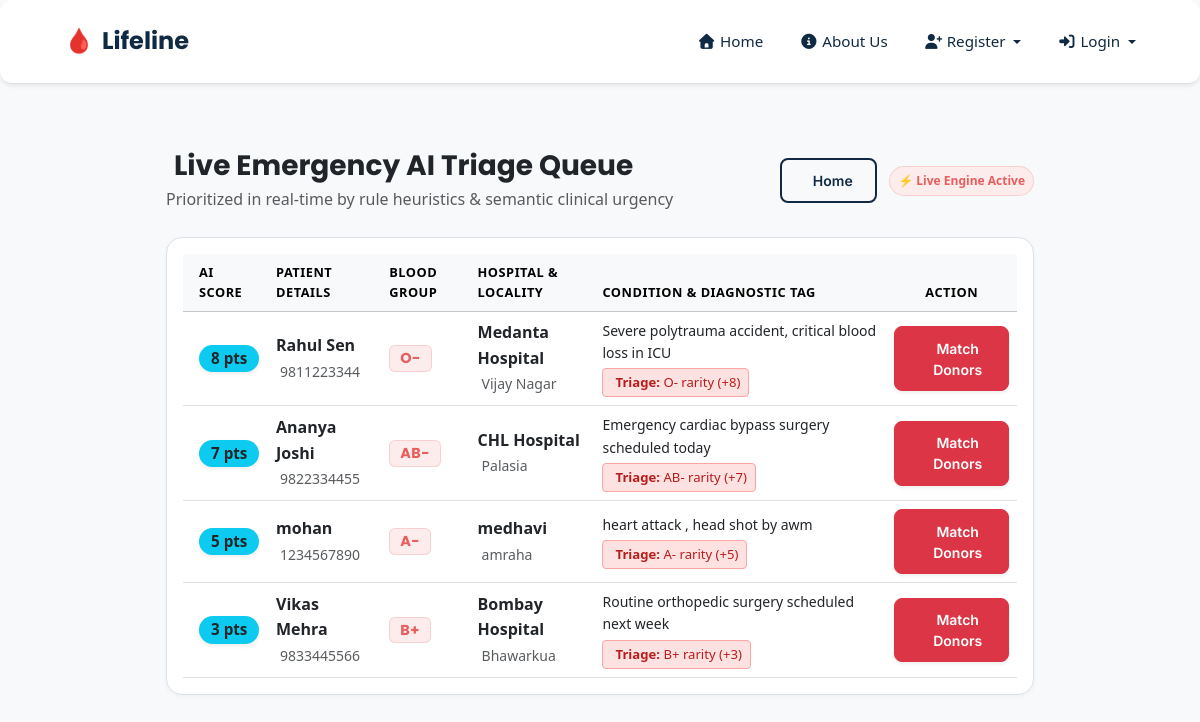
Page /priority-queue/ on the earlier database version.
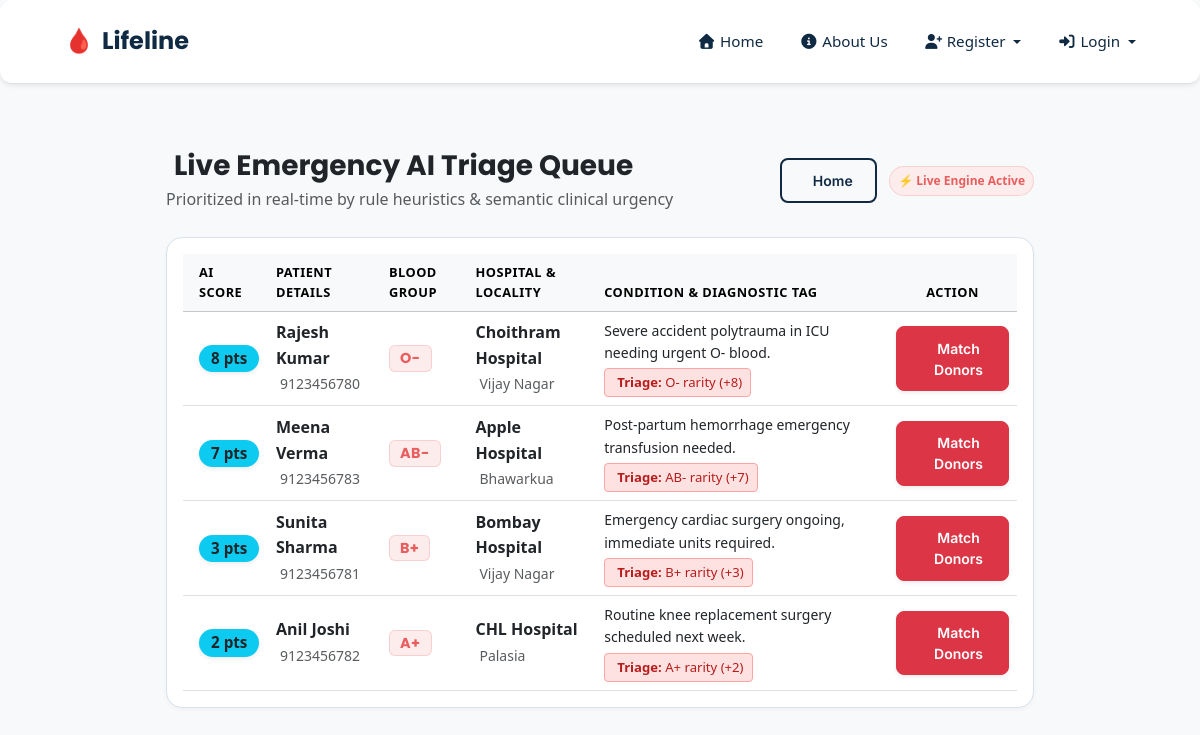
Same page on the later database version.
### bank_app/models.py (models this page shows, shortened)
class PatientDetails(models.Model):
    patient_name = models.CharField(max_length=45)
    patient_phone = models.CharField(max_length=13)
    patient_email = models.EmailField(max_length=45, primary_key=True)
    password = models.CharField(max_length=20)
    required_blood_group = models.CharField(max_length=5)
    locality = models.CharField(max_length=100, default="")
    condition = models.TextField(blank=True, null=True)
    hospital = models.CharField(max_length=100, default="")
    medical_report = models.FileField(upload_to="medicalReports", null=True, blank=True)
    is_approved = models.BooleanField(default=False)

### bank_app/views.py (the view)
# urls.py: path('priority-queue/', views.admin_priority_dashboard, name='admin_priority_dashboard'),
def admin_priority_dashboard(request):
    patients_qs = PatientDetails.objects.all()
    ranked_patients = []
    for p in patients_qs:
        base_res = priority_score(
            blood_req=p.required_blood_group,
            notes=p.condition or "",
            created_at=None
        )
        llm_res = extract_cohere_urgency(p.condition or "")
        total_score = base_res["score"] + llm_res.get("score_boost", 0)
        reasons = [base_res["reason"]]
        if llm_res.get("reason_tag"):
            reasons.append(llm_res["reason_tag"])
        ranked_patients.append({
            "patient_name": p.patient_name,
            "patient_phone": p.patient_phone,
            "patient_email": p.patient_email,
            "required_blood_group": p.required_blood_group,
            "locality": p.locality,
            "condition": p.condition,
            "hospital": p.hospital,
            "priority_score": total_score,
            "priority_reason": " | ".join(reasons)
        })
    ranked_patients.sort(key=lambda x: x["priority_score"], reverse=True)
    return render(request, "html/act_respond.html", {"patients": ranked_patients})

### bank_app/scoring.py (called while the page is built)
def priority_score(blood_req, notes, created_at=None):
    reason = []
    b = blood_rarity.get(blood_req, 0)
    reason.append(f"{blood_req.upper()} rarity (+{b})")
    u = 0
    matched_words = []
    lowered_notes = notes.lower()
    for word, points in clinical_urgency.items():
        if word in lowered_notes:
            u += points
            matched_words.append(f"{word.upper()} (+{points})")
    if matched_words:
        reason.append(f"urgency flags : {','.join(matched_words)}")
    t = 0
    if created_at:
        now = datetime.datetime.now()
        hours_pass = int((now - created_at).total_seconds() // 3600)
        t = min(hours_pass, 5)
        if t > 0:
            reason.append(f"w8ing {hours_pass}h (+{t})")
    s = int(b) + int(u) + int(t)
    return {
        "score": s,
        "reason": " | ".join(reason),
        "TOTAL_SCORE": f"{s}"
    }

### bank_app/templates/html/act_respond.html (shortened to what this page needs)
<!DOCTYPE html>
<html lang="en">
<head>
    {% include 'common/common_css.html' %}
</head>
<body>
    {% include 'common/navbar.html' %}
    <div class="container py-4">
        <div class="d-flex justify-content-between align-items-center mb-4">
            <div>
                <h3 class="fw-bold text-dark mb-1">
                    Live Emergency AI Triage Queue
                </h3>
                <p class="text-muted mb-0">Prioritized in real-time by rule heuristics & semantic clinical urgency</p>
            </div>
            <div>
                <a href="/" class="btn btn-outline-secondary btn-sm me-2">
                     Home
                </a>
                <span class="badge bg-danger p-2">⚡ Live Engine Active</span>
            </div>
        </div>
        <div class="card table-card bg-white p-3">
            <div class="table-responsive">
                <table class="table table-hover align-middle mb-0">
                    <thead class="table-light text-uppercase text-secondary" style="font-size: 0.8rem; letter-spacing: 0.5px;">
                        <tr>
                            <th scope="col" class="ps-3">AI Score</th>
                            <th scope="col">Patient Details</th>
                            <th scope="col">Blood Group</th>
                            <th scope="col">Hospital & Locality</th>
                            <th scope="col" style="width: 35%;">Condition & Diagnostic Tag</th>
                            <th scope="col" class="text-center">Action</th>
                        </tr>
                    </thead>
                    <tbody>
                        {% for p in patients %}
                        <tr>
                            <td class="ps-3">
                                {% if p.priority_score >= 15 %}
                                    <span class="badge bg-danger score-pill shadow-sm">
                                        <i class="bi bi-exclamation-octagon-fill me-1"></i>{{ p.priority_score }} pts
                                    </span>
                                {% elif p.priority_score >= 10 %}
                                    <span class="badge bg-warning text-dark score-pill shadow-sm">
                                        <i class="bi bi-exclamation-triangle-fill me-1"></i>{{ p.priority_score }} pts
                                    </span>
                                {% else %}
                                    <span class="badge bg-info text-dark score-pill shadow-sm">
                                        {{ p.priority_score }} pts
                                    </span>
                                {% endif %}
                            </td>
                            <td>
                                <span class="fw-bold text-dark d-block">{{ p.patient_name }}</span>
                                <small class="text-muted">{{ p.patient_phone }}</small>
                            </td>
                            <td>
                                <span class="badge bg-dark blood-badge text-white">
                                    {{ p.required_blood_group }}
                                </span>
                            </td>
                            <td>
                                <span class="fw-semibold text-dark d-block">{{ p.hospital }}</span>
                                <small class="text-muted">{{ p.locality }}</small>
                            </td>
                            <td>
                                <div class="text-dark small fw-medium">{{ p.condition }}</div>
                                {% if p.priority_reason %}
                                    <div class="reason-tag">
                                        <strong>Triage:</strong> {{ p.priority_reason }}
                                    </div>
                                {% endif %}
                            </td>
                            <td class="text-center">
                                <a href="{% url 'match_donors_for_patient' p.patient_email %}" class="btn btn-danger btn-sm px-3 shadow-sm fw-semibold">
                                     Match Donors
                                </a>
                            </td>
                        </tr>
                        {% endfor %}
                    </tbody>
                </table>
            </div>
        </div>
    </div>
</body>
</html>

### bank_app/templates/common/common_css.html (shortened to what this page needs)
{% load static %}
<link href="https://cdn.jsdelivr.net/npm/bootstrap@5.3.8/dist/css/bootstrap.min.css" rel="stylesheet">
<link rel="stylesheet" href="https://cdnjs.cloudflare.com/ajax/libs/font-awesome/7.3.0/css/all.min.css" />
<link rel="stylesheet" href="{% static 'css/main.css' %}">
<link rel="stylesheet" href="{% static 'css/doner.css' %}">

### bank_app/templates/common/navbar.html (shortened to what this page needs)
<nav class="navbar navbar-expand-lg bg-white border-bottom shadow-sm">
  <div class="container-fluid px-4">
    <a class="navbar-brand text-navy fw-bold fs-4 d-flex align-items-center gap-2" href="{% url 'home-page' %}">
      <span>🩸</span>
      <span class="text-navy">Lifeline</span>
    </a>
    <div class="collapse navbar-collapse" id="publicNavbar">
      <ul class="navbar-nav ms-auto mb-2 mb-lg-0 align-items-lg-center gap-lg-1">
        <li class="nav-item">
          <a class="nav-link px-3 fw-medium" href="{% url 'home-page' %}"><i class="fa-solid fa-house me-1"></i>Home</a>
        </li>
        <li class="nav-item">
          <a class="nav-link px-3 fw-medium" href="{% url 'aboutUS' %}"><i class="fa-solid fa-circle-info me-1"></i>About Us</a>
        </li>
        <li class="nav-item dropdown">
          <a class="nav-link dropdown-toggle px-3 fw-medium" href="#" role="button" data-bs-toggle="dropdown" aria-expanded="false">
            <i class="fa-solid fa-user-plus me-1"></i>Register
          </a>
        </li>
        <li class="nav-item dropdown">
          <a class="nav-link dropdown-toggle px-3 fw-medium" href="#" role="button" data-bs-toggle="dropdown" aria-expanded="false">
            <i class="fa-solid fa-right-to-bracket me-1"></i>Login
          </a>
        </li>
      </ul>
    </div>
  </div>
</nav>

### bank_app/static/css/main.css (style rules this page uses)
:root { --color-navy: #102A43; --color-blue: #1F4E79; --color-coral: #E85D5D; --color-coral-hover: #D94B4B; --color-light-coral: #FDECEC; --color-cream: #F7F5F2; --color-white: #FFFFFF; --color-text: #243B53; --color-muted-text: #627D98; --color-success: #3A8D6E; --color-success-bg: #E6F4EE; --color-border: #D9E2EC; --font-heading: 'Poppins', -apple-system, BlinkMacSystemFont, 'Segoe UI', Roboto, sans-serif; --font-body: 'Inter', -apple-system, BlinkMacSystemFont, 'Segoe UI', Roboto, sans-serif; --radius-sm: 8px; --radius-md: 12px; --radius-lg: 16px; --radius-pill: 9999px; --shadow-sm: 0 2px 4px rgba(16, 42, 67, 0.04); --shadow-md: 0 6px 16px rgba(16, 42, 67, 0.08); --shadow-lg: 0 12px 28px rgba(16, 42, 67, 0.12); --shadow-hover: 0 10px 24px rgba(16, 42, 67, 0.14); --transition-fast: 0.2s cubic-bezier(0.4, 0, 0.2, 1); --transition-normal: 0.3s cubic-bezier(0.4, 0, 0.2, 1); }
*, *::before, *::after { box-sizing: border-box; }
body { font-family: var(--font-body); background-color: var(--color-cream); color: var(--color-text); line-height: 1.6; margin: 0; padding: 0; -webkit-font-smoothing: antialiased; }
h1, h2, h3, h4, h5, h6, .h1, .h2, .h3, .h4, .h5, .h6 { font-family: var(--font-heading); color: var(--color-navy); font-weight: 600; line-height: 1.25; }
a { color: var(--color-blue); text-decoration: none; transition: color var(--transition-fast); }
.navbar, nav.navbar, header nav { background-color: var(--color-white) !important; padding: 0.9rem 1.5rem; box-shadow: var(--shadow-sm); border-bottom: 1px solid var(--color-border); }
.navbar-brand, nav .logo, header .brand { color: var(--color-navy) !important; font-family: var(--font-heading); font-weight: 700; font-size: 1.4rem; display: flex; align-items: center; gap: 0.5rem; }
.navbar-nav .nav-link, nav a { color: var(--color-navy) !important; font-weight: 500; font-size: 0.95rem; padding: 0.5rem 1rem !important; border-radius: var(--radius-sm); transition: all var(--transition-fast); }
.btn { font-family: var(--font-body); font-weight: 600; padding: 0.65rem 1.4rem; border-radius: var(--radius-sm); transition: all var(--transition-fast); display: inline-flex; align-items: center; justify-content: center; gap: 0.5rem; }
.btn-outline-navy, .btn-outline-primary, .btn-outline-secondary { background-color: transparent !important; border: 2px solid var(--color-navy) !important; color: var(--color-navy) !important; }
.card, .donor-card, .dashboard-card, .info-card { background-color: var(--color-white) !important; border-radius: var(--radius-lg) !important; border: 1px solid var(--color-border) !important; box-shadow: var(--shadow-sm) !important; transition: all var(--transition-normal) !important; overflow: hidden; margin-bottom: 1.5rem; }
.blood-badge, .badge-blood, .blood-group { display: inline-flex; align-items: center; justify-content: center; background-color: var(--color-light-coral) !important; color: var(--color-coral) !important; font-family: var(--font-heading); font-weight: 700; font-size: 0.95rem; padding: 0.35rem 0.85rem; border-radius: var(--radius-pill); border: 1px solid rgba(232, 93, 93, 0.2); letter-spacing: 0.5px; }
.badge { padding: 0.4em 0.75em; font-weight: 600; border-radius: var(--radius-pill); }
.badge.bg-danger, .badge.bg-primary { background-color: var(--color-light-coral) !important; color: var(--color-coral) !important; border: 1px solid rgba(232, 93, 93, 0.2); }
::placeholder { color: var(--color-muted-text) !important; opacity: 0.7; }

### bank_app/static/css/doner.css (style rules this page uses)
nav { display: flex; justify-content: center; gap: 1.5rem; background-color: var(--color-navy, #102A43); padding: 1rem; border-radius: var(--radius-md, 12px); margin-bottom: 2.5rem; box-shadow: var(--shadow-sm, 0 2px 4px rgba(16, 42, 67, 0.04)); }
nav a { color: rgba(255, 255, 255, 0.85); text-decoration: none; font-weight: 500; padding: 0.5rem 1rem; border-radius: var(--radius-sm, 8px); transition: all 0.2s ease; }
.container { max-width: 900px; margin: 0 auto; padding: 0 1rem; }

Differences in the rows shown:
removed PatientDetails: patient_name "Rahul Sen", patient_phone "9811223344", required_blood_group "O-", hospital "Medanta Hospital", locality "Vijay Nagar", condition "Severe polytrauma accident, critical blood loss in ICU"
removed PatientDetails: patient_name "Ananya Joshi", patient_phone "9822334455", required_blood_group "AB-", hospital "CHL Hospital", locality "Palasia", condition "Emergency cardiac bypass surgery scheduled today"
removed PatientDetails: patient_name "mohan", patient_phone "1234567890", required_blood_group "A-", hospital "medhavi", locality "amraha", condition "heart attack , head shot by awm"
removed PatientDetails: patient_name "Vikas Mehra", patient_phone "9833445566", required_blood_group "B+", hospital "Bombay Hospital", locality "Bhawarkua", condition "Routine orthopedic surgery scheduled next week"
added PatientDetails: patient_name "Rajesh Kumar", patient_phone "9123456780", required_blood_group "O-", hospital "Choithram Hospital", locality "Vijay Nagar", condition "Severe accident polytrauma in ICU needing urgent O- blood."
added PatientDetails: patient_name "Meena Verma", patient_phone "9123456783", required_blood_group "AB-", hospital "Apple Hospital", locality "Bhawarkua", condition "Post-partum hemorrhage emergency transfusion needed."
added PatientDetails: patient_name "Sunita Sharma", patient_phone "9123456781", required_blood_group "B+", hospital "Bombay Hospital", locality "Vijay Nagar", condition "Emergency cardiac surgery ongoing, immediate units required."
added PatientDetails: patient_name "Anil Joshi", patient_phone "9123456782", required_blood_group "A+", hospital "CHL Hospital", locality "Palasia", condition "Routine knee replacement surgery scheduled next week."
Other differences:
new list line: "8 pts Triage: O- rarity (+8) Match Donors"
new list line: "7 pts Triage: AB- rarity (+7) Match Donors"
new list line: "3 pts Triage: B+ rarity (+3) Match Donors"
new list line: "2 pts Triage: A+ rarity (+2) Match Donors"
list line gone: "8 pts Triage: O- rarity (+8) Match Donors"
list line gone: "7 pts Triage: AB- rarity (+7) Match Donors"
list line gone: "5 pts Triage: A- rarity (+5) Match Donors"
list line gone: "3 pts Triage: B+ rarity (+3) Match Donors"
